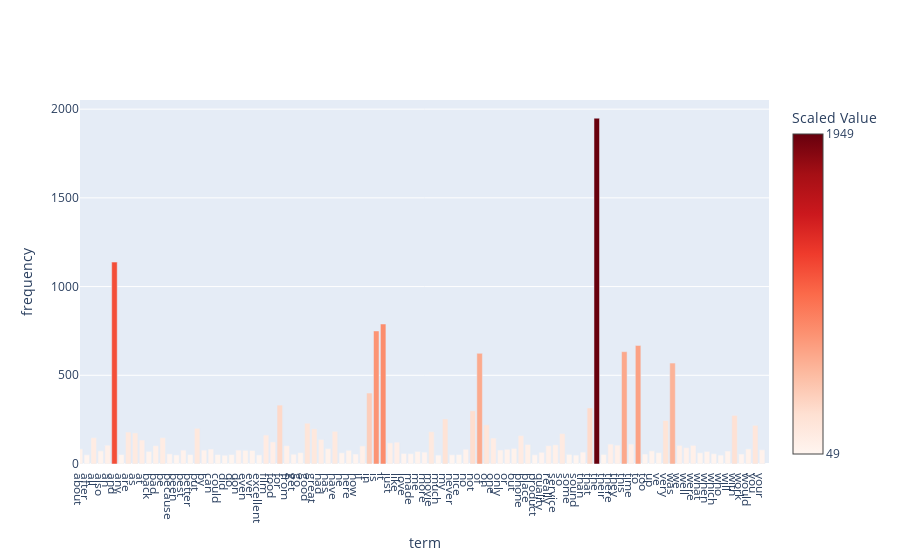

The notebook cell this image was saved under:
### Code cell
# get top 100 frequent terms indices
top_100_indices = feature_frequencies.argsort()[::-1][:100]
# sort them back in the original order (optional)
top_100_indices = top_100_indices[np.argsort(top_100_indices)]
print(top_100_indices)

x = [count_vect.get_feature_names_out()[i] for i in top_100_indices]
y = feature_frequencies[top_100_indices]

# fig = px.bar(x=x, y=y)
fig = go.Figure()
fig.add_trace(go.Bar(x=x, y=y,
                    marker=dict(
                    color=y,
                    colorscale='Reds', 
                    colorbar=dict(title='Scaled Value', tickvals=[min(y), max(y)]) 
                )))


# Create a layout for the chart
fig.update_xaxes(
    title_text="term",
    fixedrange=False,
    range=[0, 100],
    constrain="domain",
    tickmode='array',  # Set tickmode to 'array' to use an array of tickvals
    tickvals=list(range(len(x))),  # Set tickvals to the range of x-values
    ticktext=x,  # Set ticktext to the x-labels
    autorange=False, showline=True
)

fig.update_yaxes(
    title_text="frequency",
    fixedrange=True
)
fig.update_layout(hovermode="x")
fig.show(config={"scrollZoom": True, "displayModeBar": True})

### Figure 1 — Plotly figure (JSON) as saved in the notebook; plotly's stock layout.template omitted (floating-point values rounded to 4 significant figures)
{"data": [{"marker": {"color": [85, 52, 148, 74, 106, 1138, 53, 180, 175, 135, 71, 103, 148, 57, 51, 78, 53, 201, 78, 84, 53, 49, 53, 78, 77, 76, 51, 163, 124, 332, 103, 55, 64, 230, 198, 138, 87, 184, 63, 77, 56, 102, 400, 750, 789, 119, 123, 59, 58, 71, 67, 182, 50, 254, 52, 53, 83, 300, 624, 221, 146, 79, 83, 88, 160, 110, 52, 66, 103, 108, 171, 54, 50, 67, 316, 1949, 54, 112, 106, 633, 112, 668, 56, 74, 64, 245, 569, 105, 92, 105, 63, 71, 58, 50, 73, 274, 56, 85, 218, 80], "colorbar": {"tickvals": [49, 1949], "title": {"text": "Scaled Value"}}, "colorscale": [[0, "rgb(255,245,240)"], [0.125, "rgb(254,224,210)"], [0.25, "rgb(252,187,161)"], [0.375, "rgb(252,146,114)"], [0.5, "rgb(251,106,74)"], [0.625, "rgb(239,59,44)"], [0.75, "rgb(203,24,29)"], [0.875, "rgb(165,15,21)"], [1, "rgb(103,0,13)"]]}, "type": "bar", "x": ["about", "after", "all", "also", "an", "and", "any", "are", "as", "at", "back", "bad", "be", "because", "been", "best", "better", "but", "by", "can", "could", "did", "do", "don", "even", "ever", "excellent", "film", "food", "for", "from", "get", "go", "good", "great", "had", "has", "have", "he", "here", "how", "if", "in", "is", "it", "just", "like", "love", "made", "me", "more", "movie", "much", "my", "never", "nice", "no", "not", "of", "on", "one", "only", "or", "out", "phone", "place", "product", "quality", "really", "service", "so", "some", "sound", "than", "that", "the", "their", "there", "they", "this", "time", "to", "too", "up", "ve", "very", "was", "we", "well", "were", "what", "when", "which", "who", "will", "with", "work", "would", "you", "your"], "y": [85, 52, 148, 74, 106, 1138, 53, 180, 175, 135, 71, 103, 148, 57, 51, 78, 53, 201, 78, 84, 53, 49, 53, 78, 77, 76, 51, 163, 124, 332, 103, 55, 64, 230, 198, 138, 87, 184, 63, 77, 56, 102, 400, 750, 789, 119, 123, 59, 58, 71, 67, 182, 50, 254, 52, 53, 83, 300, 624, 221, 146, 79, 83, 88, 160, 110, 52, 66, 103, 108, 171, 54, 50, 67, 316, 1949, 54, 112, 106, 633, 112, 668, 56, 74, 64, 245, 569, 105, 92, 105, 63, 71, 58, 50, 73, 274, 56, 85, 218, 80]}], "layout": {"hovermode": "x", "xaxis": {"autorange": false, "constrain": "domain", "fixedrange": false, "range": [0, 100], "showline": true, "tickmode": "array", "ticktext": ["about", "after", "all", "also", "an", "and", "any", "are", "as", "at", "back", "bad", "be", "because", "been", "best", "better", "but", "by", "can", "could", "did", "do", "don", "even", "ever", "excellent", "film", "food", "for", "from", "get", "go", "good", "great", "had", "has", "have", "he", "here", "how", "if", "in", "is", "it", "just", "like", "love", "made", "me", "more", "movie", "much", "my", "never", "nice", "no", "not", "of", "on", "one", "only", "or", "out", "phone", "place", "product", "quality", "really", "service", "so", "some", "sound", "than", "that", "the", "their", "there", "they", "this", "time", "to", "too", "up", "ve", "very", "was", "we", "well", "were", "what", "when", "which", "who", "will", "with", "work", "would", "you", "your"], "tickvals": [0, 1, 2, 3, 4, 5, 6, 7, 8, 9, 10, 11, 12, 13, 14, 15, 16, 17, 18, 19, 20, 21, 22, 23, 24, 25, 26, 27, 28, 29, 30, 31, 32, 33, 34, 35, 36, 37, 38, 39, 40, 41, 42, 43, 44, 45, 46, 47, 48, 49, 50, 51, 52, 53, 54, 55, 56, 57, 58, 59, 60, 61, 62, 63, 64, 65, 66, 67, 68, 69, 70, 71, 72, 73, 74, 75, 76, 77, 78, 79, 80, 81, 82, 83, 84, 85, 86, 87, 88, 89, 90, 91, 92, 93, 94, 95, 96, 97, 98, 99], "title": {"text": "term"}}, "yaxis": {"fixedrange": true, "title": {"text": "frequency"}}}}
